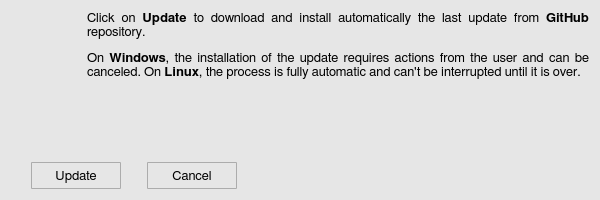
<?xml version="1.0" encoding="UTF-8"?>
<ui version="4.0">
 <class>updateWindow</class>
 <widget class="QWidget" name="updateWindow">
  <property name="geometry">
   <rect>
    <x>0</x>
    <y>0</y>
    <width>600</width>
    <height>200</height>
   </rect>
  </property>
  <property name="minimumSize">
   <size>
    <width>600</width>
    <height>200</height>
   </size>
  </property>
  <property name="maximumSize">
   <size>
    <width>600</width>
    <height>16777215</height>
   </size>
  </property>
  <property name="font">
   <font>
    <family>FreeSans</family>
    <pointsize>10</pointsize>
    <weight>50</weight>
    <bold>false</bold>
    <stylestrategy>PreferAntialias</stylestrategy>
    <kerning>true</kerning>
   </font>
  </property>
  <property name="windowTitle">
   <string>Ready to update</string>
  </property>
  <property name="windowIcon">
   <iconset>
    <normaloff>icons/xigmanas_conf_backup_icon.svg</normaloff>icons/xigmanas_conf_backup_icon.svg</iconset>
  </property>
  <property name="styleSheet">
   <string notr="true">QWidget {
	background-color: rgb(230,230,230);
}</string>
  </property>
  <layout class="QGridLayout" name="gridLayout">
   <item row="0" column="0">
    <layout class="QVBoxLayout" name="verticalLayout_2">
     <item>
      <layout class="QHBoxLayout" name="horizontalLayout">
       <item>
        <layout class="QVBoxLayout" name="verticalLayout">
         <item>
          <widget class="QLabel" name="label_2">
           <property name="minimumSize">
            <size>
             <width>50</width>
             <height>50</height>
            </size>
           </property>
           <property name="maximumSize">
            <size>
             <width>50</width>
             <height>50</height>
            </size>
           </property>
           <property name="text">
            <string/>
           </property>
           <property name="pixmap">
            <pixmap>icons/xigmanas_conf_backup_icon.svg</pixmap>
           </property>
           <property name="scaledContents">
            <bool>true</bool>
           </property>
          </widget>
         </item>
         <item>
          <spacer name="verticalSpacer">
           <property name="orientation">
            <enum>Qt::Vertical</enum>
           </property>
           <property name="sizeHint" stdset="0">
            <size>
             <width>20</width>
             <height>40</height>
            </size>
           </property>
          </spacer>
         </item>
        </layout>
       </item>
       <item>
        <spacer name="horizontalSpacer">
         <property name="orientation">
          <enum>Qt::Horizontal</enum>
         </property>
         <property name="sizeType">
          <enum>QSizePolicy::Fixed</enum>
         </property>
         <property name="sizeHint" stdset="0">
          <size>
           <width>20</width>
           <height>20</height>
          </size>
         </property>
        </spacer>
       </item>
       <item>
        <widget class="QLabel" name="label_1">
         <property name="sizePolicy">
          <sizepolicy hsizetype="Expanding" vsizetype="Preferred">
           <horstretch>0</horstretch>
           <verstretch>0</verstretch>
          </sizepolicy>
         </property>
         <property name="minimumSize">
          <size>
           <width>0</width>
           <height>0</height>
          </size>
         </property>
         <property name="maximumSize">
          <size>
           <width>16777215</width>
           <height>16777215</height>
          </size>
         </property>
         <property name="font">
          <font>
           <family>FreeSans</family>
           <pointsize>10</pointsize>
           <weight>50</weight>
           <bold>false</bold>
           <stylestrategy>PreferAntialias</stylestrategy>
           <kerning>true</kerning>
          </font>
         </property>
         <property name="frameShape">
          <enum>QFrame::NoFrame</enum>
         </property>
         <property name="frameShadow">
          <enum>QFrame::Plain</enum>
         </property>
         <property name="lineWidth">
          <number>0</number>
         </property>
         <property name="midLineWidth">
          <number>0</number>
         </property>
         <property name="text">
          <string>&lt;html&gt;&lt;head/&gt;&lt;body&gt;&lt;p align=&quot;justify&quot;&gt;Click on &lt;span style=&quot; font-weight:600;&quot;&gt;Update&lt;/span&gt; to download and install automatically the last update from &lt;span style=&quot; font-weight:600;&quot;&gt;GitHub&lt;/span&gt; repository.&lt;/p&gt;&lt;p align=&quot;justify&quot;&gt;On &lt;span style=&quot; font-weight:600;&quot;&gt;Windows&lt;/span&gt;, the installation of the update requires actions from the user and can be canceled. On &lt;span style=&quot; font-weight:600;&quot;&gt;Linux&lt;/span&gt;, the process is fully automatic and can't be interrupted until it is over.&lt;/p&gt;&lt;/body&gt;&lt;/html&gt;</string>
         </property>
         <property name="textFormat">
          <enum>Qt::AutoText</enum>
         </property>
         <property name="alignment">
          <set>Qt::AlignJustify|Qt::AlignTop</set>
         </property>
         <property name="wordWrap">
          <bool>true</bool>
         </property>
        </widget>
       </item>
      </layout>
     </item>
     <item>
      <spacer name="verticalSpacer_2">
       <property name="orientation">
        <enum>Qt::Vertical</enum>
       </property>
       <property name="sizeHint" stdset="0">
        <size>
         <width>20</width>
         <height>13</height>
        </size>
       </property>
      </spacer>
     </item>
     <item>
      <layout class="QHBoxLayout" name="horizontalLayout_2">
       <item>
        <spacer name="horizontalSpacer_4">
         <property name="orientation">
          <enum>Qt::Horizontal</enum>
         </property>
         <property name="sizeType">
          <enum>QSizePolicy::Fixed</enum>
         </property>
         <property name="sizeHint" stdset="0">
          <size>
           <width>20</width>
           <height>20</height>
          </size>
         </property>
        </spacer>
       </item>
       <item>
        <widget class="QToolButton" name="update_button">
         <property name="minimumSize">
          <size>
           <width>90</width>
           <height>27</height>
          </size>
         </property>
         <property name="maximumSize">
          <size>
           <width>90</width>
           <height>27</height>
          </size>
         </property>
         <property name="font">
          <font>
           <family>FreeSans</family>
           <pointsize>10</pointsize>
           <weight>50</weight>
           <bold>false</bold>
           <stylestrategy>PreferDefault</stylestrategy>
           <kerning>true</kerning>
          </font>
         </property>
         <property name="styleSheet">
          <string notr="true">QToolButton {
	border: 1px solid #acacac;
	border-radius: 1px;
	background-color: qlineargradient(x1:0, y1:0, x2:0, y2:1,
									stop:0 #f0f0f0, stop:1 #e5e5e5);
}

QToolButton:hover {
	border: 1px solid #7eb4ea;
	border-radius: 1px;
	background-color: qlineargradient(x1:0, y1:0, x2:0, y2:1,
									stop:0 #ecf4fc, stop:1 #dcecfc);
}

QToolButton:pressed {
	border: 1px solid #579de5;
	border-radius: 1px;
	background-color: qlineargradient(x1:0, y1:0, x2:0, y2:1,
									stop:0 #daecfc, stop:1 #c4e0fc);
}</string>
         </property>
         <property name="text">
          <string>Update</string>
         </property>
         <property name="iconSize">
          <size>
           <width>25</width>
           <height>25</height>
          </size>
         </property>
        </widget>
       </item>
       <item>
        <spacer name="horizontalSpacer_3">
         <property name="orientation">
          <enum>Qt::Horizontal</enum>
         </property>
         <property name="sizeType">
          <enum>QSizePolicy::Fixed</enum>
         </property>
         <property name="sizeHint" stdset="0">
          <size>
           <width>20</width>
           <height>20</height>
          </size>
         </property>
        </spacer>
       </item>
       <item>
        <widget class="QToolButton" name="cancel_button">
         <property name="minimumSize">
          <size>
           <width>90</width>
           <height>27</height>
          </size>
         </property>
         <property name="maximumSize">
          <size>
           <width>90</width>
           <height>27</height>
          </size>
         </property>
         <property name="font">
          <font>
           <family>FreeSans</family>
           <pointsize>10</pointsize>
           <weight>50</weight>
           <bold>false</bold>
           <stylestrategy>PreferDefault</stylestrategy>
           <kerning>true</kerning>
          </font>
         </property>
         <property name="styleSheet">
          <string notr="true">QToolButton {
	border: 1px solid #acacac;
	border-radius: 1px;
	background-color: qlineargradient(x1:0, y1:0, x2:0, y2:1,
									stop:0 #f0f0f0, stop:1 #e5e5e5);
}

QToolButton:hover {
	border: 1px solid #7eb4ea;
	border-radius: 1px;
	background-color: qlineargradient(x1:0, y1:0, x2:0, y2:1,
									stop:0 #ecf4fc, stop:1 #dcecfc);
}

QToolButton:pressed {
	border: 1px solid #579de5;
	border-radius: 1px;
	background-color: qlineargradient(x1:0, y1:0, x2:0, y2:1,
									stop:0 #daecfc, stop:1 #c4e0fc);
}</string>
         </property>
         <property name="text">
          <string>Cancel</string>
         </property>
         <property name="iconSize">
          <size>
           <width>25</width>
           <height>25</height>
          </size>
         </property>
        </widget>
       </item>
       <item>
        <spacer name="horizontalSpacer_2">
         <property name="orientation">
          <enum>Qt::Horizontal</enum>
         </property>
         <property name="sizeType">
          <enum>QSizePolicy::Expanding</enum>
         </property>
         <property name="sizeHint" stdset="0">
          <size>
           <width>20</width>
           <height>20</height>
          </size>
         </property>
        </spacer>
       </item>
      </layout>
     </item>
    </layout>
   </item>
  </layout>
 </widget>
 <resources/>
 <connections/>
</ui>
